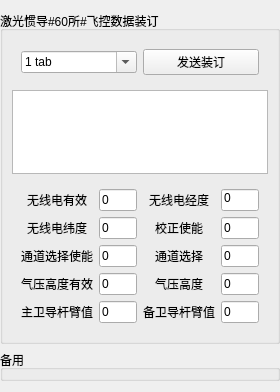
      <widget class="QWidget" name="tab_7">
       <attribute name="title">
        <string>惯导装订</string>
       </attribute>
       <layout class="QVBoxLayout" name="verticalLayout_20">
        <property name="leftMargin">
         <number>0</number>
        </property>
        <property name="rightMargin">
         <number>0</number>
        </property>
        <item>
         <widget class="QGroupBox" name="groupBox_19">
          <property name="sizePolicy">
           <sizepolicy hsizetype="Preferred" vsizetype="Maximum">
            <horstretch>0</horstretch>
            <verstretch>0</verstretch>
           </sizepolicy>
          </property>
          <property name="title">
           <string>激光惯导#60所#飞控数据装订</string>
          </property>
          <layout class="QVBoxLayout" name="verticalLayout_18">
           <item>
            <widget class="QWidget" name="widget_15" native="true">
             <layout class="QHBoxLayout" name="horizontalLayout_17">
              <item>
               <widget class="QComboBox" name="comboBox_binding_com_60s">
                <property name="sizePolicy">
                 <sizepolicy hsizetype="Minimum" vsizetype="Fixed">
                  <horstretch>0</horstretch>
                  <verstretch>0</verstretch>
                 </sizepolicy>
                </property>
                <property name="toolTip">
                 <string>&lt;html&gt;&lt;head/&gt;&lt;body&gt;&lt;p&gt;串口&lt;/p&gt;&lt;/body&gt;&lt;/html&gt;</string>
                </property>
                <property name="editable">
                 <bool>true</bool>
                </property>
                <item>
                 <property name="text">
                  <string>1 tab</string>
                 </property>
                </item>
                <item>
                 <property name="text">
                  <string>2 tab</string>
                 </property>
                </item>
                <item>
                 <property name="text">
                  <string>3 tab</string>
                 </property>
                </item>
               </widget>
              </item>
              <item>
               <widget class="QPushButton" name="pushButton_binding_send_60s">
                <property name="sizePolicy">
                 <sizepolicy hsizetype="Ignored" vsizetype="Fixed">
                  <horstretch>0</horstretch>
                  <verstretch>0</verstretch>
                 </sizepolicy>
                </property>
                <property name="text">
                 <string>发送装订</string>
                </property>
               </widget>
              </item>
             </layout>
            </widget>
           </item>
           <item>
            <widget class="QTextEdit" name="textEdit_binging_60s">
             <property name="maximumSize">
              <size>
               <width>16777215</width>
               <height>84</height>
              </size>
             </property>
            </widget>
           </item>
           <item>
            <widget class="QWidget" name="widget" native="true">
             <property name="sizePolicy">
              <sizepolicy hsizetype="Ignored" vsizetype="Preferred">
               <horstretch>0</horstretch>
               <verstretch>0</verstretch>
              </sizepolicy>
             </property>
             <layout class="QGridLayout" name="gridLayout_22">
              <item row="4" column="0">
               <widget class="QLabel" name="label_81">
                <property name="text">
                 <string>气压高度有效</string>
                </property>
                <property name="alignment">
                 <set>Qt::AlignCenter</set>
                </property>
               </widget>
              </item>
              <item row="4" column="2">
               <widget class="QLabel" name="label_64">
                <property name="text">
                 <string>气压高度</string>
                </property>
                <property name="alignment">
                 <set>Qt::AlignCenter</set>
                </property>
               </widget>
              </item>
              <item row="3" column="3">
               <widget class="QLineEdit" name="lineEdit_binding_60s_6">
                <property name="sizePolicy">
                 <sizepolicy hsizetype="Preferred" vsizetype="Fixed">
                  <horstretch>0</horstretch>
                  <verstretch>0</verstretch>
                 </sizepolicy>
                </property>
                <property name="text">
                 <string>0</string>
                </property>
               </widget>
              </item>
              <item row="3" column="0">
               <widget class="QLabel" name="label_83">
                <property name="sizePolicy">
                 <sizepolicy hsizetype="Expanding" vsizetype="Preferred">
                  <horstretch>0</horstretch>
                  <verstretch>0</verstretch>
                 </sizepolicy>
                </property>
                <property name="text">
                 <string>通道选择使能</string>
                </property>
                <property name="alignment">
                 <set>Qt::AlignCenter</set>
                </property>
               </widget>
              </item>
              <item row="4" column="1">
               <widget class="QLineEdit" name="lineEdit_binding_60s_7">
                <property name="sizePolicy">
                 <sizepolicy hsizetype="Preferred" vsizetype="Fixed">
                  <horstretch>0</horstretch>
                  <verstretch>0</verstretch>
                 </sizepolicy>
                </property>
                <property name="text">
                 <string>0</string>
                </property>
               </widget>
              </item>
              <item row="3" column="1">
               <widget class="QLineEdit" name="lineEdit_binding_60s_5">
                <property name="sizePolicy">
                 <sizepolicy hsizetype="Preferred" vsizetype="Fixed">
                  <horstretch>0</horstretch>
                  <verstretch>0</verstretch>
                 </sizepolicy>
                </property>
                <property name="text">
                 <string>0</string>
                </property>
               </widget>
              </item>
              <item row="3" column="2">
               <widget class="QLabel" name="label_65">
                <property name="text">
                 <string>通道选择</string>
                </property>
                <property name="alignment">
                 <set>Qt::AlignCenter</set>
                </property>
               </widget>
              </item>
              <item row="0" column="1">
               <widget class="QLineEdit" name="lineEdit_binding_60s_1">
                <property name="sizePolicy">
                 <sizepolicy hsizetype="Preferred" vsizetype="Fixed">
                  <horstretch>0</horstretch>
                  <verstretch>0</verstretch>
                 </sizepolicy>
                </property>
                <property name="text">
                 <string>0</string>
                </property>
               </widget>
              </item>
              <item row="1" column="0">
               <widget class="QLabel" name="label_93">
                <property name="sizePolicy">
                 <sizepolicy hsizetype="Expanding" vsizetype="Preferred">
                  <horstretch>0</horstretch>
                  <verstretch>0</verstretch>
                 </sizepolicy>
                </property>
                <property name="text">
                 <string>无线电纬度</string>
                </property>
                <property name="alignment">
                 <set>Qt::AlignCenter</set>
                </property>
               </widget>
              </item>
              <item row="4" column="3">
               <widget class="QLineEdit" name="lineEdit_binding_60s_8">
                <property name="sizePolicy">
                 <sizepolicy hsizetype="Preferred" vsizetype="Fixed">
                  <horstretch>0</horstretch>
                  <verstretch>0</verstretch>
                 </sizepolicy>
                </property>
                <property name="text">
                 <string>0</string>
                </property>
               </widget>
              </item>
              <item row="5" column="0">
               <widget class="QLabel" name="label_94">
                <property name="text">
                 <string>主卫导杆臂值</string>
                </property>
                <property name="alignment">
                 <set>Qt::AlignCenter</set>
                </property>
               </widget>
              </item>
              <item row="5" column="1">
               <widget class="QLineEdit" name="lineEdit_binding_60s_9">
                <property name="sizePolicy">
                 <sizepolicy hsizetype="Preferred" vsizetype="Fixed">
                  <horstretch>0</horstretch>
                  <verstretch>0</verstretch>
                 </sizepolicy>
                </property>
                <property name="text">
                 <string>0</string>
                </property>
               </widget>
              </item>
              <item row="5" column="3">
               <widget class="QLineEdit" name="lineEdit_binding_60s_10">
                <property name="sizePolicy">
                 <sizepolicy hsizetype="Preferred" vsizetype="Fixed">
                  <horstretch>0</horstretch>
                  <verstretch>0</verstretch>
                 </sizepolicy>
                </property>
                <property name="text">
                 <string>0</string>
                </property>
               </widget>
              </item>
              <item row="0" column="0">
               <widget class="QLabel" name="label_92">
                <property name="sizePolicy">
                 <sizepolicy hsizetype="Expanding" vsizetype="Preferred">
                  <horstretch>0</horstretch>
                  <verstretch>0</verstretch>
                 </sizepolicy>
                </property>
                <property name="text">
                 <string>无线电有效</string>
                </property>
                <property name="alignment">
                 <set>Qt::AlignCenter</set>
                </property>
               </widget>
              </item>
              <item row="5" column="2">
               <widget class="QLabel" name="label_95">
                <property name="text">
                 <string>备卫导杆臂值</string>
                </property>
                <property name="alignment">
                 <set>Qt::AlignCenter</set>
                </property>
               </widget>
              </item>
              <item row="1" column="3">
               <widget class="QLineEdit" name="lineEdit_binding_60s_4">
                <property name="sizePolicy">
                 <sizepolicy hsizetype="Preferred" vsizetype="Fixed">
                  <horstretch>0</horstretch>
                  <verstretch>0</verstretch>
                 </sizepolicy>
                </property>
                <property name="text">
                 <string>0</string>
                </property>
               </widget>
              </item>
              <item row="1" column="2">
               <widget class="QLabel" name="label_85">
                <property name="sizePolicy">
                 <sizepolicy hsizetype="Expanding" vsizetype="Preferred">
                  <horstretch>0</horstretch>
                  <verstretch>0</verstretch>
                 </sizepolicy>
                </property>
                <property name="text">
                 <string>校正使能</string>
                </property>
                <property name="alignment">
                 <set>Qt::AlignCenter</set>
                </property>
               </widget>
              </item>
              <item row="1" column="1">
               <widget class="QLineEdit" name="lineEdit_binding_60s_3">
                <property name="sizePolicy">
                 <sizepolicy hsizetype="Preferred" vsizetype="Fixed">
                  <horstretch>0</horstretch>
                  <verstretch>0</verstretch>
                 </sizepolicy>
                </property>
                <property name="text">
                 <string>0</string>
                </property>
               </widget>
              </item>
              <item row="0" column="3">
               <widget class="QLineEdit" name="lineEdit_binding_60s_2">
                <property name="sizePolicy">
                 <sizepolicy hsizetype="Ignored" vsizetype="Fixed">
                  <horstretch>0</horstretch>
                  <verstretch>0</verstretch>
                 </sizepolicy>
                </property>
                <property name="baseSize">
                 <size>
                  <width>0</width>
                  <height>0</height>
                 </size>
                </property>
                <property name="text">
                 <string>0</string>
                </property>
                <property name="alignment">
                 <set>Qt::AlignJustify|Qt::AlignTop</set>
                </property>
               </widget>
              </item>
              <item row="0" column="2">
               <widget class="QLabel" name="label_96">
                <property name="sizePolicy">
                 <sizepolicy hsizetype="Expanding" vsizetype="Preferred">
                  <horstretch>0</horstretch>
                  <verstretch>0</verstretch>
                 </sizepolicy>
                </property>
                <property name="text">
                 <string>无线电经度</string>
                </property>
                <property name="alignment">
                 <set>Qt::AlignCenter</set>
                </property>
               </widget>
              </item>
             </layout>
            </widget>
           </item>
          </layout>
         </widget>
        </item>
        <item>
         <widget class="QGroupBox" name="groupBox_21">
          <property name="sizePolicy">
           <sizepolicy hsizetype="Minimum" vsizetype="Preferred">
            <horstretch>0</horstretch>
            <verstretch>0</verstretch>
           </sizepolicy>
          </property>
          <property name="title">
           <string>备用</string>
          </property>
         </widget>
        </item>
       </layout>
      </widget>
